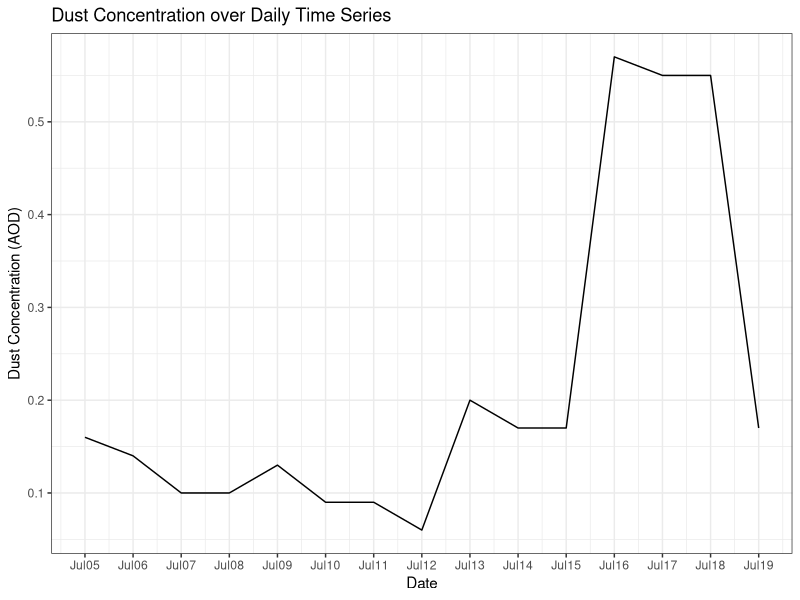
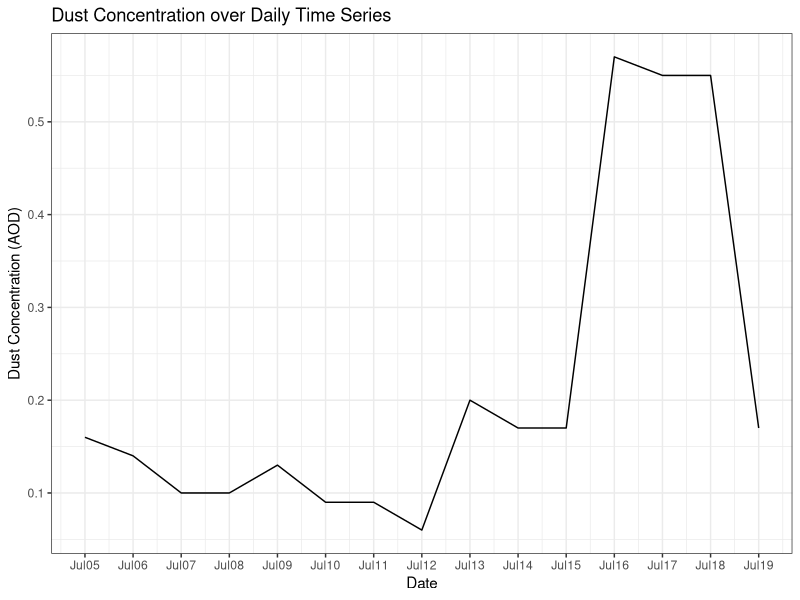

Write the R code that produced these figures, in order.
## ---- chunk 1
library(here)
library(tidyverse)
library(lubridate)
## ---- chunk 2
dust<- read_csv(here("data", "processed_data", "dust","dust_master.csv")) 
dust_all<- read_csv(here("data", "processed_data","tx_master.csv")) 
## ---- chunk 3
dust<- dust %>%
  filter(between(date,as.Date('2022-07-05'), as.Date('2022-07-19')))

dust_all<- dust_all %>%
  select(date, hr_cst, Dust) %>%
  filter(between(date, as.Date('2022-07-07'), as.Date('2022-07-19'))) 

dust_all<- dust_all %>%
  mutate(ymdh = paste(dust_all$date, dust_all$hr_cst, sep = "-")) #Combines Hour and Date
  
dust_all<- dust_all %>% #Set as YMDH
  mutate(ymdh = ymd_h(dust_all$ymdh))
## ---- chunk 4
dust %>% ggplot()+ geom_line(
  aes(x = date,
      y = t7sum))+
  labs(title = "Dust Concentration over Daily Time Series",
       x = "Date",
       y = "Dust Concentration (AOD)")+
  theme_bw()+
  scale_x_date(date_breaks = "1 day", date_labels = "%b%d")

ggsave(here("results", "plots", "dust_daily.png"))
